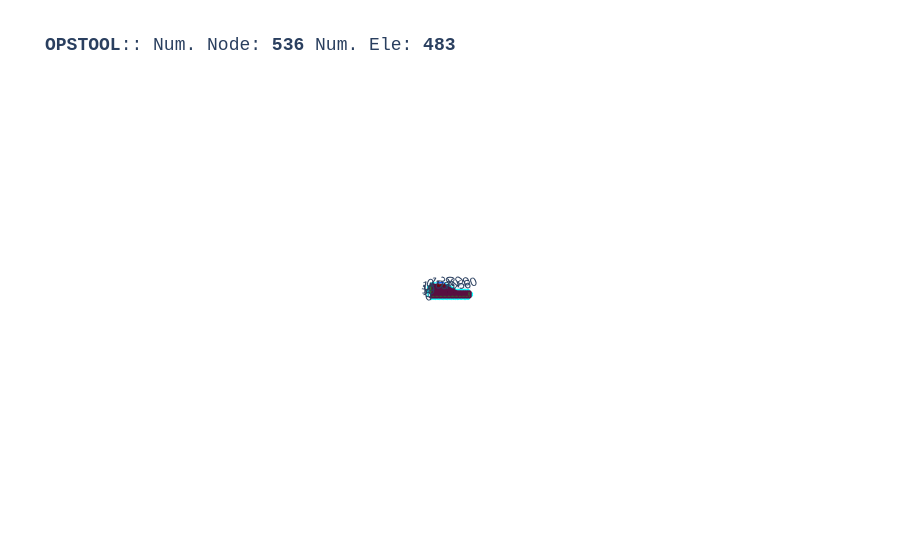

The cell this chart's notebook holds for it:
### Code cell
ops.wipeAnalysis()
ops.setTime(0.0)

ops.timeSeries("Linear", 1)
ops.pattern("Plain", 1, 1)
for bb in BEAMs:
    opst.pre.transform_beam_uniform_load(bb, wy=-1.0)

opst.vis.plotly.plot_model(show_node_numbering=False, show_ele_numbering=False, show_nodal_loads = True, show_ele_loads=True)

### Figure 1 — Plotly figure (JSON) as saved in the notebook; plotly's stock layout.template omitted (floating-point values rounded to 4 significant figures; data arrays with more than 128 entries replaced by an {"elided": "..."} marker saying what was removed)
{"data": [{"color": "#00FFFF", "hoverinfo": "skip", "i": {"elided": "946 int values"}, "j": {"elided": "946 int values"}, "k": {"elided": "946 int values"}, "name": "FourNodeQuadUP", "opacity": 1, "type": "mesh3d", "x": {"elided": "1892 float values"}, "y": {"elided": "1892 float values"}, "z": {"elided": "1892 float values"}}, {"connectgaps": false, "hoverinfo": "skip", "line": {"color": "black", "width": 1}, "mode": "lines", "name": "Edge", "type": "scatter3d", "x": {"elided": "2838 float values"}, "y": {"elided": "2838 float values"}, "z": {"elided": "2838 float values"}}, {"connectgaps": false, "hoverinfo": "skip", "line": {"color": "#0652ff", "width": 5}, "mode": "lines", "name": "DispBeamColumn2d", "type": "scatter3d", "x": [20.0, 18.95, NaN, 18.95, 17.89, NaN, 17.89, 16.84, NaN, 16.84, 15.79, NaN, 15.79, 14.74, NaN, 14.74, 13.68, NaN, 13.68, 12.63, NaN, 12.63, 11.58, NaN, 11.58, 10.53, NaN, 10.53, 9.474, NaN], "y": [15.0, 15.0, NaN, 15.0, 15.0, NaN, 15.0, 15.0, NaN, 15.0, 15.0, NaN, 15.0, 15.0, NaN, 15.0, 15.0, NaN, 15.0, 15.0, NaN, 15.0, 15.0, NaN, 15.0, 15.0, NaN, 15.0, 15.0, NaN], "z": [0.0, 0.0, NaN, 0.0, 0.0, NaN, 0.0, 0.0, NaN, 0.0, 0.0, NaN, 0.0, 0.0, NaN, 0.0, 0.0, NaN, 0.0, 0.0, NaN, 0.0, 0.0, NaN, 0.0, 0.0, NaN, 0.0, 0.0, NaN]}, {"customdata": {"elided": "473 str values"}, "hovertemplate": "%{customdata}", "marker": {"color": "#00FFFF", "size": 3, "symbol": "diamond-open"}, "mode": "markers", "name": "FourNodeQuadUP", "type": "scatter3d", "x": {"elided": "473 float values"}, "y": {"elided": "473 float values"}, "z": {"elided": "473 float values"}}, {"customdata": ["eleTag: 1001<br>connectedNodes:<br> [526 527]", "eleTag: 1002<br>connectedNodes:<br> [527 528]", "eleTag: 1003<br>connectedNodes:<br> [528 529]", "eleTag: 1004<br>connectedNodes:<br> [529 530]", "eleTag: 1005<br>connectedNodes:<br> [530 531]", "eleTag: 1006<br>connectedNodes:<br> [531 532]", "eleTag: 1007<br>connectedNodes:<br> [532 533]", "eleTag: 1008<br>connectedNodes:<br> [533 534]", "eleTag: 1009<br>connectedNodes:<br> [534 535]", "eleTag: 1010<br>connectedNodes:<br> [535 536]"], "hovertemplate": "%{customdata}", "marker": {"color": "#0652ff", "size": 3, "symbol": "diamond-open"}, "mode": "markers", "name": "DispBeamColumn2d", "type": "scatter3d", "x": [19.47, 18.42, 17.37, 16.32, 15.26, 14.21, 13.16, 12.11, 11.05, 10.0], "y": [15.0, 15.0, 15.0, 15.0, 15.0, 15.0, 15.0, 15.0, 15.0, 15.0], "z": [0.0, 0.0, 0.0, 0.0, 0.0, 0.0, 0.0, 0.0, 0.0, 0.0]}, {"customdata": {"elided": "536 str values"}, "hovertemplate": "x: %{x}<br>y: %{y}<br>z: %{z} <br>nodeTag: %{customdata}", "marker": {"color": "#580f41", "size": 3, "symbol": "circle"}, "mode": "markers", "name": "Nodes", "type": "scatter3d", "x": {"elided": "536 float values"}, "y": {"elided": "536 float values"}, "z": {"elided": "536 float values"}}, {"connectgaps": false, "hoverinfo": "skip", "line": {"color": "#15b01a", "width": 1}, "mode": "lines", "name": "BC", "type": "scatter3d", "x": {"elided": "739 float values"}, "y": {"elided": "739 float values"}, "z": {"elided": "739 float values"}}, {"connectgaps": false, "hoverinfo": "skip", "line": {"color": "#FF1493", "width": 2.5}, "mode": "lines", "name": "mp constraint", "type": "scatter3d", "x": [20.0, 20.0, NaN, 18.95, 18.95, NaN, 17.89, 17.89, NaN, 16.84, 16.84, NaN, 15.79, 15.79, NaN, 14.74, 14.74, NaN, 13.68, 13.68, NaN, 12.63, 12.63, NaN, 11.58, 11.58, NaN, 10.53, 10.53, NaN, 9.474, 9.474, NaN], "y": [15.0, 15.0, NaN, 15.0, 15.0, NaN, 15.0, 15.0, NaN, 15.0, 15.0, NaN, 15.0, 15.0, NaN, 15.0, 15.0, NaN, 15.0, 15.0, NaN, 15.0, 15.0, NaN, 15.0, 15.0, NaN, 15.0, 15.0, NaN, 15.0, 15.0, NaN], "z": [0.0, 0.0, NaN, 0.0, 0.0, NaN, 0.0, 0.0, NaN, 0.0, 0.0, NaN, 0.0, 0.0, NaN, 0.0, 0.0, NaN, 0.0, 0.0, NaN, 0.0, 0.0, NaN, 0.0, 0.0, NaN, 0.0, 0.0, NaN, 0.0, 0.0, NaN]}, {"connectgaps": false, "hovertemplate": "<b>%{text}</b>", "line": {"color": "#7a0403", "width": 5}, "mode": "lines", "name": "<b>Pattern 1</b><br>Element Load", "text": {"elided": "330 str values"}, "type": "scatter3d", "x": {"elided": "330 float values"}, "y": {"elided": "330 float values"}, "z": {"elided": "330 float values"}}, {"color": "#7a0403", "hovertemplate": "<b>%{text}", "i": {"elided": "3520 int values"}, "j": {"elided": "3520 int values"}, "k": {"elided": "3520 int values"}, "name": "<b>Pattern 1</b><br>Element Load", "text": {"elided": "1980 str values"}, "type": "mesh3d", "x": {"elided": "1980 float values"}, "y": {"elided": "1980 float values"}, "z": {"elided": "1980 float values"}}, {"connectgaps": false, "hovertemplate": "<b>%{text}</b>", "line": {"color": "#7a0403", "width": 5}, "mode": "lines", "name": "<b>Pattern 1</b><br>Element Load", "text": {"elided": "330 str values"}, "type": "scatter3d", "x": {"elided": "330 float values"}, "y": {"elided": "330 float values"}, "z": {"elided": "330 float values"}}, {"color": "#7a0403", "hovertemplate": "<b>%{text}", "i": {"elided": "3520 int values"}, "j": {"elided": "3520 int values"}, "k": {"elided": "3520 int values"}, "name": "<b>Pattern 1</b><br>Element Load", "text": {"elided": "1980 str values"}, "type": "mesh3d", "x": {"elided": "1980 float values"}, "y": {"elided": "1980 float values"}, "z": {"elided": "1980 float values"}}, {"connectgaps": false, "hovertemplate": "<b>%{text}</b>", "line": {"color": "#7a0403", "width": 5}, "mode": "lines", "name": "<b>Pattern 1</b><br>Element Load", "text": {"elided": "330 str values"}, "type": "scatter3d", "x": {"elided": "330 float values"}, "y": {"elided": "330 float values"}, "z": {"elided": "330 float values"}}, {"color": "#7a0403", "hovertemplate": "<b>%{text}", "i": {"elided": "3520 int values"}, "j": {"elided": "3520 int values"}, "k": {"elided": "3520 int values"}, "name": "<b>Pattern 1</b><br>Element Load", "text": {"elided": "1980 str values"}, "type": "mesh3d", "x": {"elided": "1980 float values"}, "y": {"elided": "1980 float values"}, "z": {"elided": "1980 float values"}}], "layout": {"autosize": true, "font": {"family": "Arial, sans-serif"}, "scene": {"aspectmode": "data", "camera": {"eye": {"x": 0, "y": -0.1, "z": 60}}, "dragmode": "pan", "xaxis": {"showbackground": false}, "yaxis": {"showbackground": false}, "zaxis": {"showbackground": true, "showgrid": true, "showticklabels": false, "ticks": "", "title": {"text": ""}, "visible": true}}, "showlegend": false, "title": {"font": {"family": "courier", "size": 18}, "text": "<b>OPSTOOL</b>:: Num. Node: <b>536</b> Num. Ele: <b>483</b>"}}}
